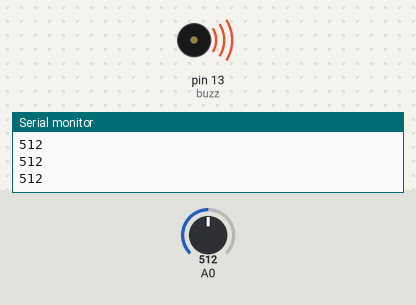
The sketch below on a simulated Arduino Uno, built with avr-gcc and run on an emulated ATmega328P. Shown: buzzer (waves = sounding), the last lines printed to the serial monitor. Inputs (shaded band) come from the test bench; at power-on: A0 = 512.

Above: at 1.2 s.
1.3 s: A0 set to 492
At 2.3 s:
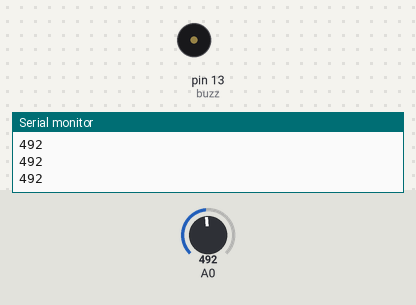
2.8 s: A0 set to 510
At 3.5 s:
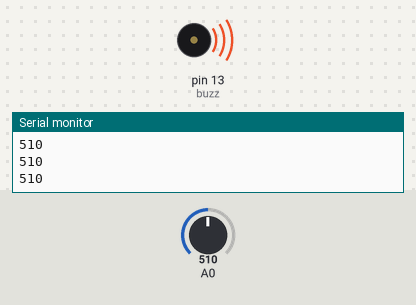
4.3 s: A0 set to 490
At 4.6 s:
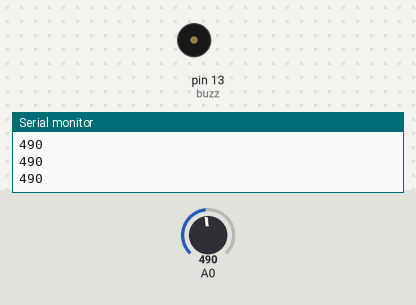
Timing chart, 0 to 7.3 s (numbered marks = the images above; inputs shaded):
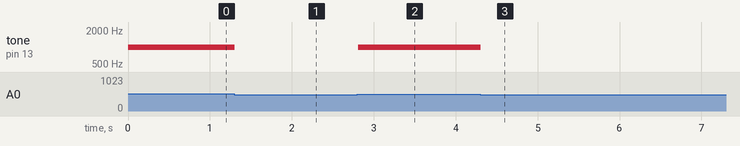

Measured:
- the behaviour switches between 501 and 500 on A0 (found by bisection; images 0 and 1)
- after the input at 1.3 s, tone on pin 13 (buzz): 1000 Hz → silent at once
- after the input at 2.8 s, tone on pin 13 (buzz): silent → 1000 Hz at once
- after the input at 4.3 s, tone on pin 13 (buzz): 1000 Hz → silent at once

The sketch:

laserBuzzer.ino
```cpp
int buzz = 13;
void setup() {
  pinMode (buzz, OUTPUT);
  pinMode(A0, INPUT);
  // put your setup code here, to run once:
  Serial.begin(9600);
}

void loop() {
  int ldr = analogRead(A0);
  Serial.println(map(ldr,0,1023,0,1023));
  if(ldr > 500) {
    tone(buzz, 1000);
  } else {
    noTone(buzz);
  }

}
```
